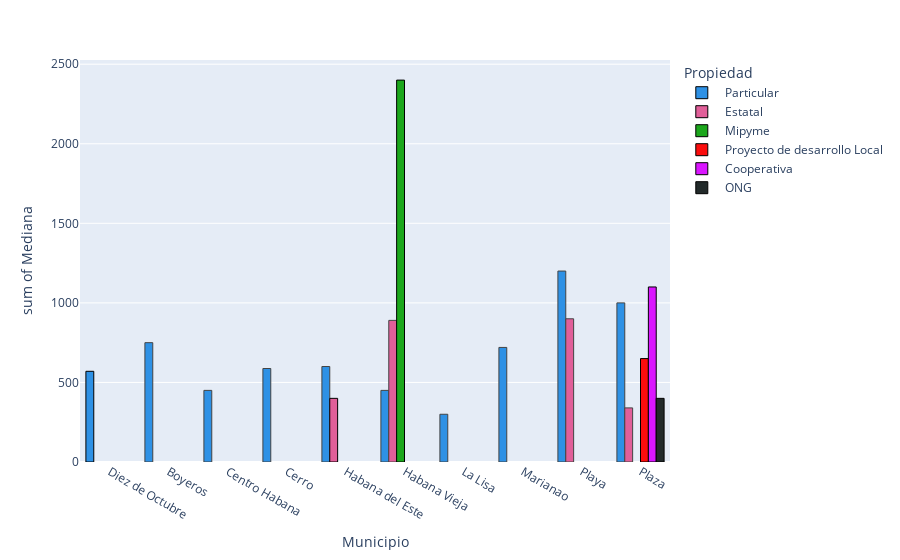

The code cell stored with this chart in its notebook:
### Markdown cell above
*Mediana Mojito*

### Code cell
from bibliotheque import media_coctel
mm = media_coctel(data,"Mojito")
fig = px.histogram(mm, x = "Municipio", y = "Mediana", color = "Propiedad", color_discrete_sequence=px.colors.qualitative.Dark24, barmode="group")
fig.update_traces(marker_line_color =["Black"], marker_line_width = 1)
fig.show()

### Figure 1 — Plotly figure (JSON) as saved in the notebook; plotly's stock layout.template omitted (floating-point values rounded to 4 significant figures)
{"data": [{"alignmentgroup": "True", "bingroup": "x", "histfunc": "sum", "hovertemplate": "Propiedad= Particular<br>Municipio=%{x}<br>sum of Mediana=%{y}<extra></extra>", "legendgroup": " Particular", "marker": {"color": "#2E91E5", "line": {"color": ["Black"], "width": 1}, "pattern": {"shape": ""}}, "name": " Particular", "offsetgroup": " Particular", "orientation": "v", "showlegend": true, "type": "histogram", "x": ["Diez de Octubre", "Boyeros", "Centro Habana", "Cerro", "Habana del Este", "Habana Vieja", "La Lisa", "Marianao", "Playa", "Plaza"], "xaxis": "x", "y": [570, 750, 450, 587.5, 600, 450, 300, 720, 1200, 1000], "yaxis": "y"}, {"alignmentgroup": "True", "bingroup": "x", "histfunc": "sum", "hovertemplate": "Propiedad= Estatal<br>Municipio=%{x}<br>sum of Mediana=%{y}<extra></extra>", "legendgroup": " Estatal", "marker": {"color": "#E15F99", "line": {"color": ["Black"], "width": 1}, "pattern": {"shape": ""}}, "name": " Estatal", "offsetgroup": " Estatal", "orientation": "v", "showlegend": true, "type": "histogram", "x": ["Habana del Este", "Habana Vieja", "Playa", "Plaza"], "xaxis": "x", "y": [400, 890, 900, 340], "yaxis": "y"}, {"alignmentgroup": "True", "bingroup": "x", "histfunc": "sum", "hovertemplate": "Propiedad= Mipyme<br>Municipio=%{x}<br>sum of Mediana=%{y}<extra></extra>", "legendgroup": " Mipyme", "marker": {"color": "#1CA71C", "line": {"color": ["Black"], "width": 1}, "pattern": {"shape": ""}}, "name": " Mipyme", "offsetgroup": " Mipyme", "orientation": "v", "showlegend": true, "type": "histogram", "x": ["Habana Vieja"], "xaxis": "x", "y": [2400], "yaxis": "y"}, {"alignmentgroup": "True", "bingroup": "x", "histfunc": "sum", "hovertemplate": "Propiedad= Proyecto de desarrollo Local<br>Municipio=%{x}<br>sum of Mediana=%{y}<extra></extra>", "legendgroup": " Proyecto de desarrollo Local", "marker": {"color": "#FB0D0D", "line": {"color": ["Black"], "width": 1}, "pattern": {"shape": ""}}, "name": " Proyecto de desarrollo Local", "offsetgroup": " Proyecto de desarrollo Local", "orientation": "v", "showlegend": true, "type": "histogram", "x": ["Plaza"], "xaxis": "x", "y": [650], "yaxis": "y"}, {"alignmentgroup": "True", "bingroup": "x", "histfunc": "sum", "hovertemplate": "Propiedad= Cooperativa<br>Municipio=%{x}<br>sum of Mediana=%{y}<extra></extra>", "legendgroup": " Cooperativa", "marker": {"color": "#DA16FF", "line": {"color": ["Black"], "width": 1}, "pattern": {"shape": ""}}, "name": " Cooperativa", "offsetgroup": " Cooperativa", "orientation": "v", "showlegend": true, "type": "histogram", "x": ["Plaza"], "xaxis": "x", "y": [1100], "yaxis": "y"}, {"alignmentgroup": "True", "bingroup": "x", "histfunc": "sum", "hovertemplate": "Propiedad= ONG<br>Municipio=%{x}<br>sum of Mediana=%{y}<extra></extra>", "legendgroup": " ONG", "marker": {"color": "#222A2A", "line": {"color": ["Black"], "width": 1}, "pattern": {"shape": ""}}, "name": " ONG", "offsetgroup": " ONG", "orientation": "v", "showlegend": true, "type": "histogram", "x": ["Plaza"], "xaxis": "x", "y": [400], "yaxis": "y"}], "layout": {"barmode": "group", "legend": {"title": {"text": "Propiedad"}, "tracegroupgap": 0}, "margin": {"t": 60}, "xaxis": {"anchor": "y", "domain": [0, 1], "title": {"text": "Municipio"}}, "yaxis": {"anchor": "x", "domain": [0, 1], "title": {"text": "sum of Mediana"}}}}
